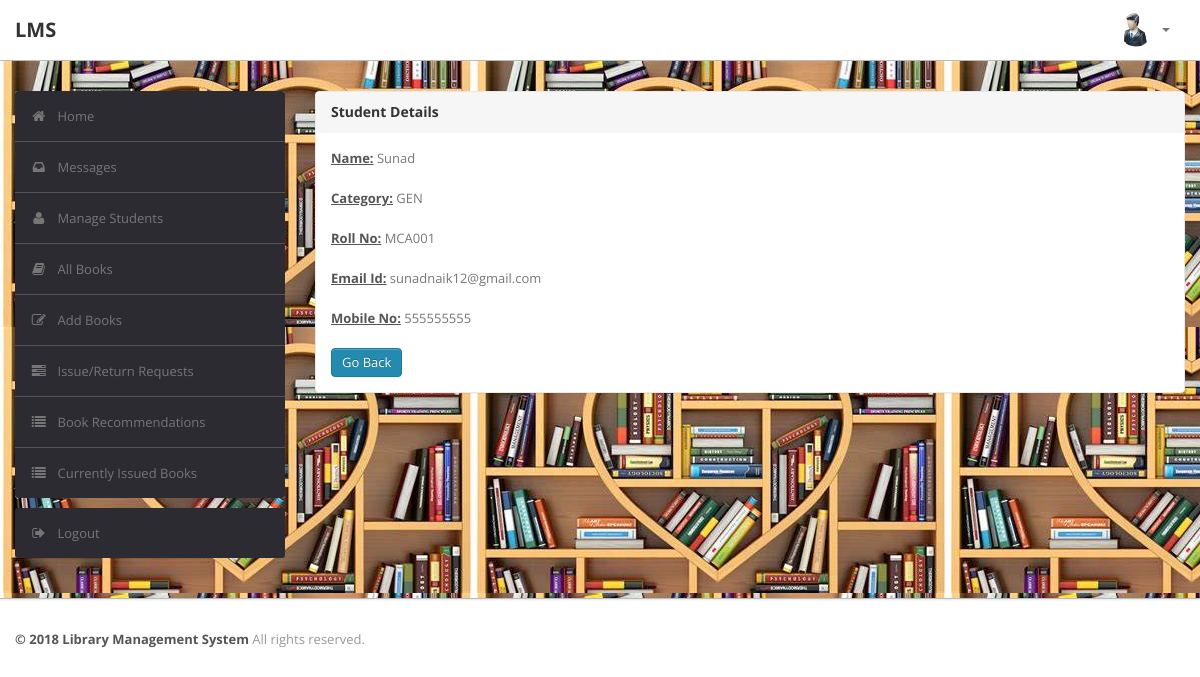
The app's page /admin/studentdetails.php?id=MCA001 (signed in) with its own data.
### tables this page shows
CREATE TABLE `user` (
  `RollNo` varchar(50) NOT NULL,
  `Name` varchar(50) DEFAULT NULL,
  `Type` varchar(50) DEFAULT NULL,
  `Category` varchar(50) DEFAULT NULL,
  `EmailId` varchar(50) DEFAULT NULL,
  `MobNo` bigint(11) DEFAULT NULL,
  `Password` varchar(50) DEFAULT NULL,
  PRIMARY KEY (`RollNo`),
  UNIQUE KEY `EmailId` (`EmailId`)
);

### admin/studentdetails.php (the view, shortened to what this page needs)
<?php
require('dbconn.php');
?>
<?php
if ($_SESSION['RollNo']) {
    ?>
<!DOCTYPE html>
<html lang="en">
    <head>
        <link type="text/css" href="bootstrap/css/bootstrap.min.css" rel="stylesheet">
        <link type="text/css" href="bootstrap/css/bootstrap-responsive.min.css" rel="stylesheet">
        <link type="text/css" href="css/theme.css" rel="stylesheet">
        <link type="text/css" href="images/icons/css/font-awesome.css" rel="stylesheet">
    </head>
    <body>
        <div class="navbar navbar-fixed-top">
            <div class="navbar-inner">
                <div class="container">
                        <a class="brand" href="index.php">LMS </a>
                    <div class="nav-collapse collapse navbar-inverse-collapse">
                        <ul class="nav pull-right">
                            <li class="nav-user dropdown"><a href="#" class="dropdown-toggle" data-toggle="dropdown">
                                <img src="images/admin.png" class="nav-avatar" />
                                <b class="caret"></b></a>
                            </li>
                        </ul>
                    </div>
                </div>
            </div>
        </div>
        <div class="wrapper">
            <div class="container">
                <div class="row">
                    <div class="span3">
                        <div class="sidebar">
                            <ul class="widget widget-menu unstyled">
                                <li class="active"><a href="index.php"><i class="menu-icon icon-home"></i>Home
                                </a></li>
                                 <li><a href="message.php"><i class="menu-icon icon-inbox"></i>Messages</a>
                                </li>
                                <li><a href="student.php"><i class="menu-icon icon-user"></i>Manage Students </a>
                                </li>
                                <li><a href="book.php"><i class="menu-icon icon-book"></i>All Books </a></li>
                                <li><a href="addbook.php"><i class="menu-icon icon-edit"></i>Add Books </a></li>
                                <li><a href="requests.php"><i class="menu-icon icon-tasks"></i>Issue/Return Requests </a></li>
                                <li><a href="recommendations.php"><i class="menu-icon icon-list"></i>Book Recommendations </a></li>
                                <li><a href="current.php"><i class="menu-icon icon-list"></i>Currently Issued Books </a></li>
                            </ul>
                            <ul class="widget widget-menu unstyled">
                                <li><a href="logout.php"><i class="menu-icon icon-signout"></i>Logout </a></li>
                            </ul>
                        </div>
                    </div>
                    <div class="span9">
                        <div class="content">
                        <div class="module">
                            <div class="module-head">
                                <h3>Student Details</h3>
                            </div>
                            <div class="module-body">
                        <?php
                            $rno=$_GET['id'];
                            $sql="select * from LMS.user where RollNo='$rno'";
                            $result=$conn->query($sql);
                            $row=$result->fetch_assoc();
                                $name=$row['Name'];
                                $category=$row['Category'];
                                $email=$row['EmailId'];
                                $mobno=$row['MobNo'];
                                echo "<b><u>Name:</u></b> ".$name."<br><br>";
                                echo "<b><u>Category:</u></b> ".$category."<br><br>";
                                echo "<b><u>Roll No:</u></b> ".$rno."<br><br>";
                                echo "<b><u>Email Id:</u></b> ".$email."<br><br>";
                                echo "<b><u>Mobile No:</u></b> ".$mobno."<br><br>";
                            ?>
                        <a href="student.php" class="btn btn-primary">Go Back</a>
                               </div>
                           </div>
                        </div>
                    </div>
                </div>
            </div>
        </div>
<div class="footer">
            <div class="container">
                <b class="copyright">&copy; 2018 Library Management System </b>All rights reserved.
            </div>
        </div>
    </body>
</html>
<?php }
else {
    echo "<script type='text/javascript'>alert('Access Denied!!!')</script>";
} ?>

### admin/css/theme.css (style rules this page uses)
body { font-size: 13px; font-family: 'Open Sans', Arial, sans-serif; background: #fff; color: #777 }
h1, h2, h3, h4, h5, h6 { color: #333; margin-top: 0 }
h3 { font-size: 20px }
strong, b { color: #555 }
.wrapper { background: url(../images/bg.jpeg) #eee; border-bottom: 1px solid #bbb; -webkit-box-shadow: 0 1px 2px rgba(0,0,0,0.1); -moz-box-shadow: 0 1px 2px rgba(0,0,0,0.1); box-shadow: 0 1px 2px rgba(0,0,0,0.1); padding: 30px 0 }
.footer { color: #999; padding: 30px 0 60px }
body [class^="icon-"], body [class*=" icon-"] { font-size: 14px; line-height: 20px; height: 20px }
.module { background: #fff; -webkit-border-radius: 3px; -moz-border-radius: 3px; border-radius: 3px; border: 1px solid #ccc; border-bottom-color: #bbb; -webkit-box-shadow: 0 0 1px rgba(0,0,0,0.2); -moz-box-shadow: 0 0 1px rgba(0,0,0,0.2); box-shadow: 0 0 1px rgba(0,0,0,0.2); margin-bottom: 30px }
.navbar { position: static!important; margin: 0!important }
.navbar .navbar-inner { background: #fff; border-bottom: 1px solid #bbb; -webkit-box-shadow: 0 1px 2px rgba(0,0,0,0.15); -moz-box-shadow: 0 1px 2px rgba(0,0,0,0.15); box-shadow: 0 1px 2px rgba(0,0,0,0.15) }
.navbar .brand { color: #333; font-weight: bold; font-size: 20px; margin-right: 20px; padding: 20px }
.navbar .nav>li>a { padding: 20px 15px; font-weight: bold; color: #777 }
.nav-user>a { height: 20px }
.nav-avatar { width: 34px; height: 34px; margin: -7px 5px 0 0; -webkit-border-radius: 50%; -moz-border-radius: 50%; border-radius: 50% }
.btn, .btn-box { -webkit-border-radius: 3px; -moz-border-radius: 3px; border-radius: 3px }
.btn { font-size: 13px; font-weight: 600 }
.btn { display: inline-block; margin-bottom: 0; font-weight: 400; text-align: center; vertical-align: middle; cursor: pointer; background-image: none; border: 1px solid transparent; white-space: nowrap; padding: 4px 10px; font-size: 13px; line-height: 1.42857; border-radius: 4px; -webkit-user-select: none; -moz-user-select: none; -ms-user-select: none; user-select: none }
.btn-primary { color: #fff; background-color: #248aaf; border-color: #20799a }
.widget-menu { background: #fff; -webkit-border-radius: 3px; -moz-border-radius: 3px; border-radius: 3px; overflow: hidden }
.widget-menu a { color: #555; display: block; line-height: 20px; padding: 15px; text-decoration: none!important }
.widget-menu .menu-icon { margin-right: 10px; color: #767676; -webkit-transition: all .2s ease-in-out; -moz-transition: all .2s ease-in-out; transition: all .2s ease-in-out; }
.widget-menu>li+li { border-top: 1px solid #555 }
.widget-menu>li>a { background-color: #2d2b32; color: #767676; -webkit-transition: all .2s ease-in-out; -moz-transition: all .2s ease-in-out; transition: all .2s ease-in-out; }
.module { box-shadow: 0 0 3px rgba(0,0,0,.1); border-color: #e9e9e9; margin-bottom: 20px; background-color: #fff; border-radius: 4px; -webkit-box-shadow: 0 1px 1px rgba(0,0,0,.05); box-shadow: 0 1px 1px rgba(0,0,0,.05); }
.module-head { color: #767676; background-color: #f6f6f6; border-color: #e9e9e9; padding: 10px 15px; border-bottom: 1px solid transparent; border-top-right-radius: 3px; border-top-left-radius: 3px; }
.module-head h3 { font-size: 14px; line-height: 20px; height: 20px; margin: 0 }
.module-body { padding: 15px }

### records on screen
user: Name "Sunad", Category "GEN", EmailId "sunadnaik12@gmail.com", MobNo "555555555"

### other values on screen
$rno "MCA001"
